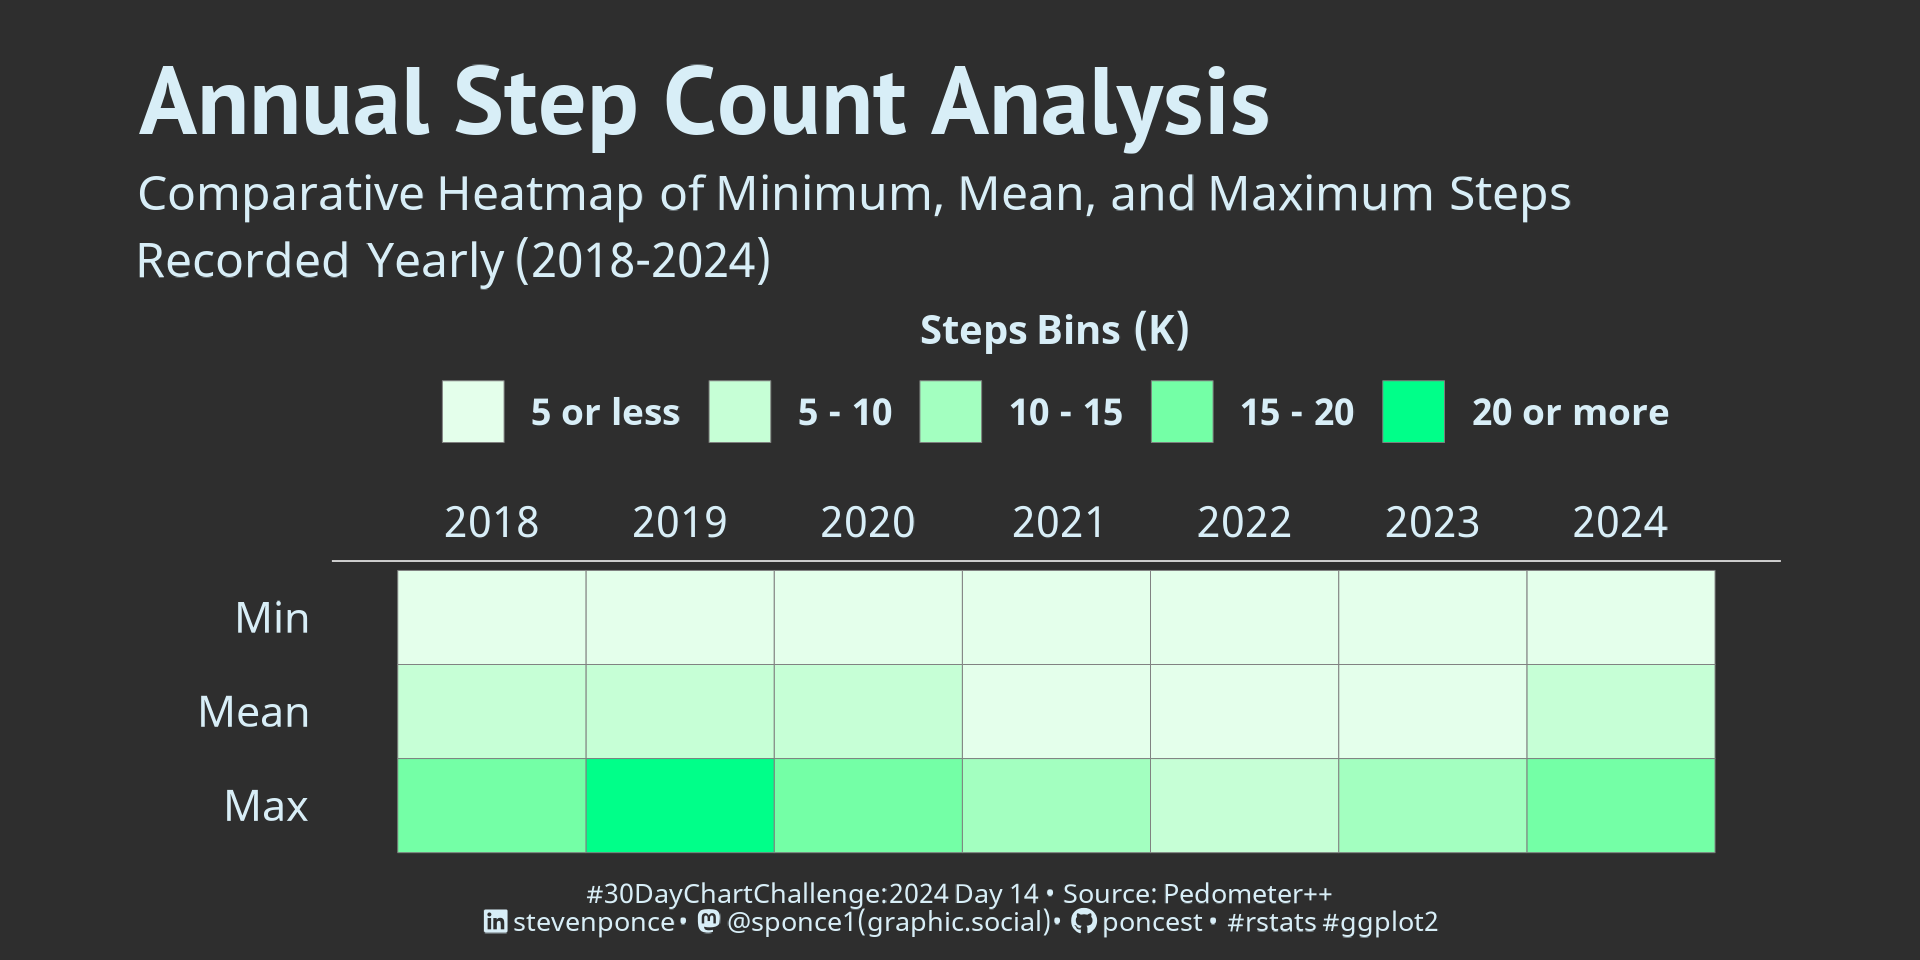

This chart was generated by the following R code:

## Challenge: #30DayChartChallenge 2024 day 14
## Topic:     Relationships | heatmap
## Author:    Steven Ponce
## Date:      2024-04-14

## Data:      Recorded Steps (2018 - 2024) (via Pedometer++ App)


## 1. LOAD PACKAGES & SETUP ----  
pacman::p_load(
  tidyverse,   # Easily Install and Load the 'Tidyverse'
  ggtext,      # Improved Text Rendering Support for 'ggplot2'
  showtext,    # Using Fonts More Easily in R Graphs
  janitor,     # Simple Tools for Examining and Cleaning Dirty Data
  skimr,       # Compact and Flexible Summaries of Data
  scales,      # Scale Functions for Visualization
  lubridate,   # Make Dealing with Dates a Little Easier
  glue         # Interpreted String Literals
)


### |- figure size ---- 
camcorder::gg_record( 
  dir    = here::here("temp_plots"), 
  device = "png",
  width  = 6,
  height = 4,
  units  = "in",
  dpi    = 320)

### |- resolution ---- 
showtext_opts(dpi = 320, regular.wt = 300, bold.wt = 800)


## 2. READ IN THE DATA ----
steps_data <- read_csv(here::here("2024/data/steps_2028_2024.csv")) |>
  clean_names() |>
  glimpse()


## 3. EXAMINING THE DATA ----
glimpse(steps_data)
skim(steps_data)
colnames(steps_data)


## 4. TIDYDATA ----

### |- tidy ---- 
steps_data_tidy <- steps_data |> 
  rename(distance_mi = distance) |> 
  mutate(
    date  = mdy(date),
    month = month(date, label = TRUE),
    day   = day(date),
    year  = year(date),
  ) |> 
  select(date, day, month, year, everything())

### |- plot data ---- 
plot_data <- steps_data_tidy |> 
  summarise(                                                                    # Summary 
    mean = mean(steps),
    min  = min(steps),
    max  = max(steps),
    .by  = year
  ) |> 
  pivot_longer(                                                                 # Pivot longer
    cols = c(mean, min, max), 
    names_to = "statistic", 
    values_to = "value"
  ) |> 
  mutate(                                                                       # Bins
    steps_bin = case_when(
      value <= 5000  ~ "5 or less",
      value <  10000  ~ "5 - 10",
      value <  15000  ~ "10 - 15",
      value <  20000  ~ "15 - 20",
      value >= 20000  ~ "20 or more"
    ),
    steps_bin = factor(steps_bin,                                               # Factors
                       levels = c("5 or less", "5 - 10", "10 - 15","15 - 20", "20 or more")
    )
  )
  

# 5. VISUALIZATION ---- 

### |- plot aesthetics ---- 
bkg_col      <- colorspace::lighten('#252525', 0.05)   
title_col    <- "#d8eef7"            
subtitle_col <- "#d8eef7"                 
caption_col  <- "#d8eef7"               
text_col     <- "#d8eef7"                 
col_palette  <- colorspace::lighten("#00ff89",  seq(.8, 0, length.out = 5)) 

### |-  titles and caption ----
# icons
tt <- str_glue("#30DayChartChallenge: { 2024 } Day { 14 } &bull; Source: Pedometer++<br>") 
li <- str_glue("<span style='font-family:fa6-brands'>&#xf08c;</span>")  
gh <- str_glue("<span style='font-family:fa6-brands'>&#xf09b;</span>")
mn <- str_glue("<span style='font-family:fa6-brands'>&#xf4f6;</span>")

# text
title_text    <- str_glue("Annual Step Count Analysis") 

subtitle_text <- str_glue("Comparative Heatmap of Minimum, Mean, and Maximum Steps<br>
                          Recorded Yearly (2018-2024)")

fill_text     <- "Steps Bins (K)"

caption_text  <- str_glue("{tt} {li} stevenponce &bull; {mn} @sponce1(graphic.social) &bull; {gh} poncest &bull; #rstats #ggplot2")

### |-  fonts ----
font_add('fa6-brands', 'fonts/6.4.2/Font Awesome 6 Brands-Regular-400.otf')  
font_add_google("PT Sans", regular.wt = 400, family = "title")                 
font_add_google("Noto Sans", regular.wt = 400, family = "subtitle")  
font_add_google("Noto Sans", regular.wt = 400, family = "text")        
font_add_google("Noto Sans", regular.wt = 400,family = "caption")
showtext_auto(enable = TRUE)  

### |-  plot theme ----
theme_set(theme_minimal(base_size = 12, base_family = "text"))

theme_update(
  plot.title.position   = "plot",
  plot.caption.position = "plot",
  legend.position       = "top",
  plot.margin           = margin(t = 10, r = 15, b = 0, l = 15),
  plot.background       = element_rect(fill = bkg_col, color = bkg_col),
  panel.background      = element_rect(fill = bkg_col, color = bkg_col),
  axis.title.x          = element_text(margin = margin(10, 0, 0, 0), size = rel(.7), color = text_col, family = "text", face = "bold"),
  axis.title.y          = element_text(margin = margin(0, 10, 0, 0), size = rel(.9), color = text_col, family = "text", face = "bold"),
  axis.text             = element_text(size = rel(.8), color = text_col, family = "text"),
  axis.line.x           = element_line(color = "#D3D3D3", linewidth = .2),
  panel.grid.minor.y    = element_line(linetype = "solid", linewidth = 0.3, color = "#D3D3D3"),
  panel.grid.major.y    = element_blank(),
  panel.grid.minor.x    = element_blank(),
  panel.grid.major.x    = element_blank(),
)

 
### |-  final plot ----  
plot_data |>
  ggplot(aes(x = year, y = str_to_title(statistic), fill = steps_bin)) +

  # Geoms
  geom_tile(color = "gray50") +

  # Scales
  scale_x_continuous(breaks = seq(2018, 2024, by = 1), position = "top") +
  scale_fill_manual(values = col_palette, expand = c(0, 0)) +
  guides(fill = guide_legend(title.position = "top", nrow = 1)) +
  coord_equal(clip = "off", ratio = 0.5)+ 

  # Labs
  labs(
    x        = element_blank(),
    y        = element_blank(),
    title    = title_text,
    subtitle = subtitle_text,
    caption  = caption_text,
    fill     = fill_text) +
  
  # Theme
  theme(
    legend.title = element_markdown(
      size   = rel(.75), 
      hjust  = 0.5,
      family = "text",
      face   = "bold",
      color  = title_col
    ),
    legend.text = element_text(
      size   = rel(0.7),
      family = "text",
      face   = "bold",
      color  = title_col
    ),
   
    legend.spacing.y = unit(-0.5, "cm"),                                        # Negative value to move up
    legend.key.size  = unit(0.5, "cm"),                                         # Adjust size of the legend keys if necessary
    legend.margin    = margin(t = 5, b = -5, unit = "pt"),                      # Use negative top margin to move up
   
    plot.title      = element_text(
      size          = rel(1.8),
      family        = "title",
      face          = "bold",
      color         = title_col,
      lineheight    = 1.1,
      margin        = margin(t = 5, b = 0)
    ),
    plot.subtitle   = element_markdown(
      size          = rel(.9), 
      family        = 'subtitle',
      color         = subtitle_col,
      lineheight    = 1.4, 
      margin        = margin(t = 5, b = 1)
    ),
    plot.caption    = element_markdown(
      size          = rel(.5),
      family        = "caption",
      color         = caption_col,
      lineheight    = 0.65,
      hjust         = 0.5,
      halign        = 0.5,
      margin        = margin(t = 5, b = 5)
    ),
  )


# 6. SESSION INFO ----  
sessioninfo::session_info(include_base = TRUE) 

# ─ Session info ──────────────────────────────────────────────
# setting  value
# version  R version 4.3.3 (2024-02-29 ucrt)
# os       Windows 10 x64 (build 19045)
# system   x86_64, mingw32
# ui       RStudio
# language (EN)
# collate  English_United States.utf8
# ctype    English_United States.utf8
# tz       America/New_York
# date     2024-04-12
# rstudio  2023.12.1+402 Ocean Storm (desktop)
# pandoc   NA
# 
# ─ Packages ──────────────────────────────────────────────────
# ! package     * version  date (UTC) lib source
# base        * 4.3.3    2024-02-29 [2] local
# P base64enc     0.1-3    2015-07-28 [?] CRAN (R 4.3.0)
# P bit           4.0.5    2022-11-15 [?] CRAN (R 4.3.0)
# P bit64         4.0.5    2020-08-30 [?] CRAN (R 4.3.0)
# P camcorder     0.1.0    2022-10-03 [?] CRAN (R 4.3.0)
# cli           3.6.2    2023-12-11 [1] CRAN (R 4.3.3)
# P colorspace    2.1-0    2023-01-23 [?] CRAN (R 4.3.0)
# P commonmark    1.9.0    2023-03-17 [?] CRAN (R 4.3.0)
# P compiler      4.3.3    2024-02-29 [?] local
# P crayon        1.5.2    2022-09-29 [?] CRAN (R 4.3.0)
# P curl          5.2.0    2023-12-08 [?] RSPM (R 4.3.0)
# P datasets    * 4.3.3    2024-02-29 [?] local
# P digest        0.6.33   2023-07-07 [?] CRAN (R 4.3.1)
# P dplyr       * 1.1.4    2023-11-17 [?] RSPM (R 4.3.0)
# P fansi         1.0.6    2023-12-08 [?] RSPM (R 4.3.0)
# P farver        2.1.1    2022-07-06 [?] CRAN (R 4.3.0)
# P fastmap       1.1.1    2023-02-24 [?] CRAN (R 4.3.0)
# P forcats     * 1.0.0    2023-01-29 [?] CRAN (R 4.3.0)
# P generics      0.1.3    2022-07-05 [?] CRAN (R 4.3.0)
# P ggplot2     * 3.5.0    2024-02-23 [?] CRAN (R 4.3.2)
# P ggtext      * 0.1.2    2022-09-16 [?] CRAN (R 4.3.0)
# P gifski        1.12.0-2 2023-08-12 [?] CRAN (R 4.3.1)
# P glue        * 1.7.0    2024-01-09 [?] CRAN (R 4.3.2)
# P graphics    * 4.3.3    2024-02-29 [?] local
# P grDevices   * 4.3.3    2024-02-29 [?] local
# P grid          4.3.3    2024-02-29 [?] local
# P gridtext      0.1.5    2022-09-16 [?] CRAN (R 4.3.0)
# P gtable        0.3.4    2023-08-21 [?] CRAN (R 4.3.1)
# P here          1.0.1    2020-12-13 [?] CRAN (R 4.3.0)
# P hms           1.1.3    2023-03-21 [?] CRAN (R 4.3.0)
# P htmltools     0.5.7    2023-11-03 [?] RSPM (R 4.3.0)
# P janitor     * 2.2.0    2023-02-02 [?] CRAN (R 4.3.0)
# P jsonlite      1.8.8    2023-12-04 [?] RSPM (R 4.3.0)
# P knitr         1.45     2023-10-30 [?] RSPM (R 4.3.0)
# P lifecycle     1.0.4    2023-11-07 [?] CRAN (R 4.3.2)
# P lubridate   * 1.9.3    2023-09-27 [?] RSPM (R 4.3.0)
# P magick        2.8.3    2024-02-18 [?] CRAN (R 4.3.3)
# P magrittr      2.0.3    2022-03-30 [?] CRAN (R 4.3.0)
# P markdown      1.12     2023-12-06 [?] CRAN (R 4.3.2)
# P methods     * 4.3.3    2024-02-29 [?] local
# P munsell       0.5.0    2018-06-12 [?] CRAN (R 4.3.0)
# P pacman        0.5.1    2019-03-11 [?] CRAN (R 4.3.0)
# P parallel      4.3.3    2024-02-29 [?] local
# P pillar        1.9.0    2023-03-22 [?] CRAN (R 4.3.0)
# P pkgconfig     2.0.3    2019-09-22 [?] CRAN (R 4.3.0)
# P purrr       * 1.0.2    2023-08-10 [?] CRAN (R 4.3.1)
# P R6            2.5.1    2021-08-19 [?] CRAN (R 4.3.0)
# P ragg          1.2.7    2023-12-11 [?] RSPM (R 4.3.0)
# Rcpp          1.0.12   2024-01-09 [1] CRAN (R 4.3.3)
# P readr       * 2.1.5    2024-01-10 [?] CRAN (R 4.3.2)
# renv          1.0.5    2024-02-29 [1] CRAN (R 4.3.3)
# P repr          1.1.6    2023-01-26 [?] CRAN (R 4.3.0)
# P rlang         1.1.3    2024-01-10 [?] CRAN (R 4.3.2)
# P rprojroot     2.0.4    2023-11-05 [?] RSPM (R 4.3.0)
# P rstudioapi    0.15.0   2023-07-07 [?] CRAN (R 4.3.1)
# P rsvg          2.6.0    2023-10-08 [?] RSPM (R 4.3.0)
# P scales      * 1.3.0    2023-11-28 [?] CRAN (R 4.3.2)
# P sessioninfo   1.2.2    2021-12-06 [?] CRAN (R 4.3.0)
# P showtext    * 0.9-7    2024-03-02 [?] CRAN (R 4.3.3)
# P showtextdb  * 3.0      2020-06-04 [?] CRAN (R 4.3.0)
# P skimr       * 2.1.5    2022-12-23 [?] CRAN (R 4.3.0)
# P snakecase     0.11.1   2023-08-27 [?] CRAN (R 4.3.1)
# P stats       * 4.3.3    2024-02-29 [?] local
# P stringi       1.8.3    2023-12-11 [?] RSPM (R 4.3.0)
# P stringr     * 1.5.1    2023-11-14 [?] RSPM (R 4.3.0)
# P svglite       2.1.1    2023-01-10 [?] CRAN (R 4.3.0)
# P sysfonts    * 0.8.9    2024-03-02 [?] CRAN (R 4.3.3)
# P systemfonts   1.0.5    2023-10-09 [?] RSPM (R 4.3.0)
# P textshaping   0.3.6    2021-10-13 [?] CRAN (R 4.3.0)
# P tibble      * 3.2.1    2023-03-20 [?] CRAN (R 4.3.0)
# P tidyr       * 1.3.1    2024-01-24 [?] CRAN (R 4.3.2)
# tidyselect    1.2.1    2024-03-11 [1] CRAN (R 4.3.3)
# P tidyverse   * 2.0.0    2023-02-22 [?] CRAN (R 4.3.0)
# P timechange    0.2.0    2023-01-11 [?] CRAN (R 4.3.0)
# P tools         4.3.3    2024-02-29 [?] local
# P tzdb          0.4.0    2023-05-12 [?] CRAN (R 4.3.0)
# P utf8          1.2.4    2023-10-22 [?] CRAN (R 4.3.2)
# P utils       * 4.3.3    2024-02-29 [?] local
# P vctrs         0.6.5    2023-12-01 [?] CRAN (R 4.3.2)
# P vroom         1.6.5    2023-12-05 [?] RSPM (R 4.3.0)
# P withr         3.0.0    2024-01-16 [?] CRAN (R 4.3.2)
# P xfun          0.41     2023-11-01 [?] CRAN (R 4.3.2)
# P xml2          1.3.6    2023-12-04 [?] RSPM (R 4.3.0)
# 
# [1] C:/Users/poncest/OneDrive - Bristol Myers Squibb/RStudio/_CHALLENGES/30DayChartChallenge/renv/library/R-4.3/x86_64-w64-mingw32
# [2] C:/Users/poncest/AppData/Local/R/cache/R/renv/sandbox/R-4.3/x86_64-w64-mingw32/07866f9d
# 
# P ── Loaded and on-disk path mismatch.
# 
# ─────────────────────────────────────────────────────────────
# > 
